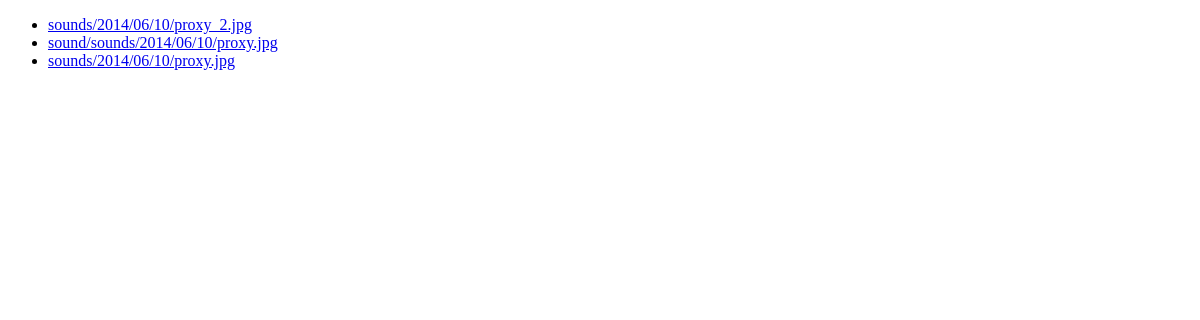
/sound/list/, run on an earlier commit of the app's database.
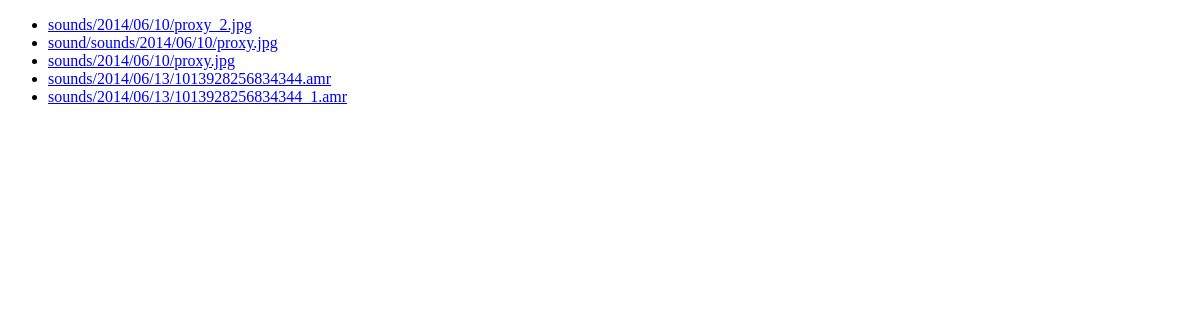
And on a later commit of the database.
### sound/models.py (models this page shows)
class Sound(models.Model):
    soundfile = models.FileField(upload_to='sounds/%Y/%m/%d')
    memo = models.CharField(max_length=140)
    bookUrl = models.URLField(null=True)

### sound/views.py (the view)
def list(request):
	sounds = Sound.objects.all()
	print(settings.STATIC_ROOT)
	return render_to_response('list.html',{'sounds':sounds})

### sound/templates/list.html (shortened to what this page needs)
<!DOCTYPE html>
<html>
	<head>
		{% load staticfiles %}
	</head>
	<body>
		{% if sounds %}
			<ul>
			{% for sound in sounds %}
				<li><a href="{{ sound.soundfile.url }}">{{ sound.soundfile.name }}</a></li>
			{% endfor %}
			</ul>
		{% else %}
			<p>No documents.</p>
		{% endif %}
	</body>
</html>

What changed in the data, as far as the page shows it:
added Sound: soundfile.name "sounds/2014/06/13/1013928256834344.amr"
added Sound: soundfile.name "sounds/2014/06/13/1013928256834344_1.amr"
